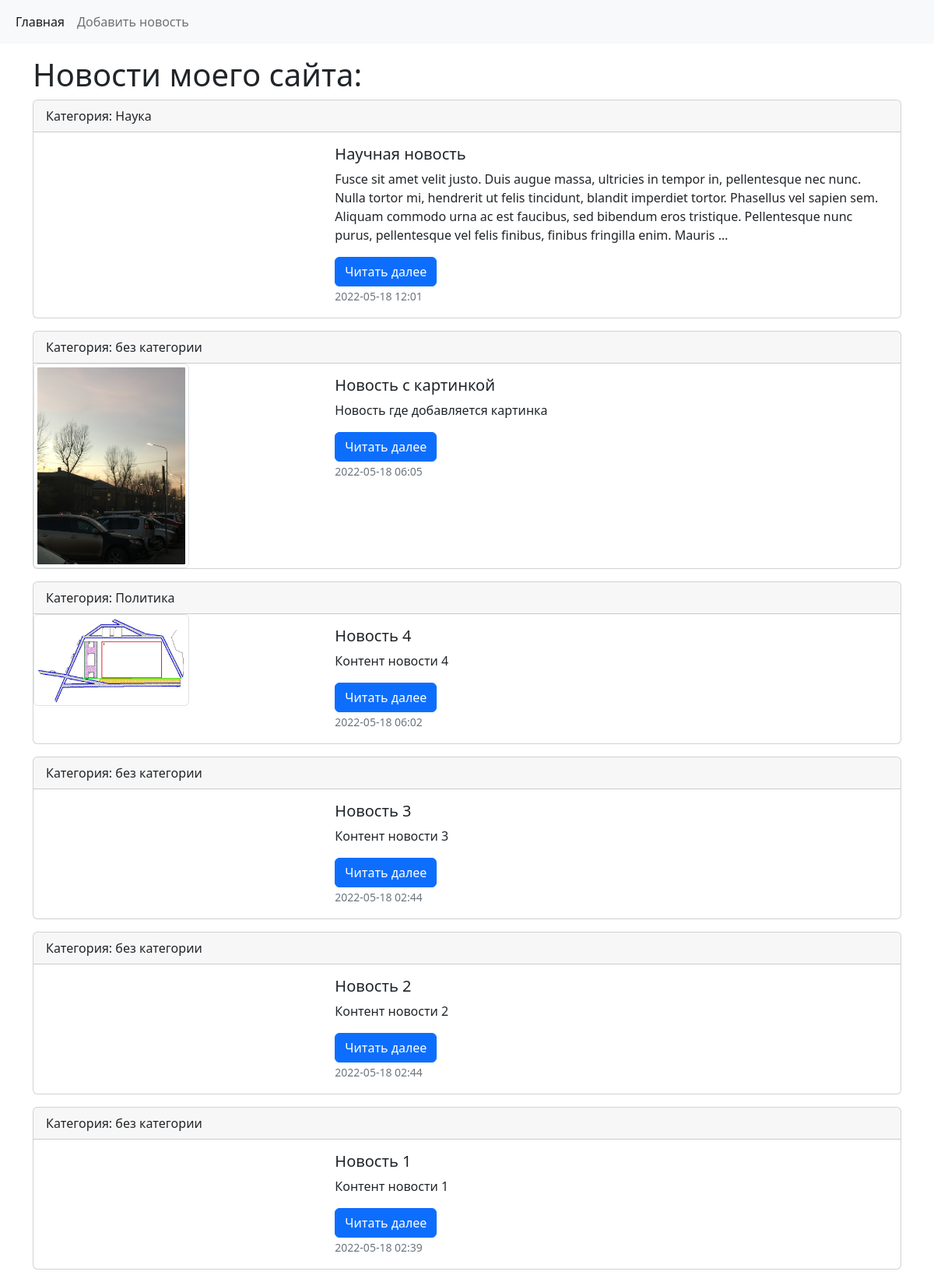
The page / on the database its author committed.
### news/models.py (models this page shows, shortened)
class News(models.Model):
    title = models.CharField(max_length=150, verbose_name='Наименование')
    content = models.TextField(blank=True, verbose_name='Конетент')
    created_at = models.DateTimeField(auto_now_add=True, verbose_name='Дата загрузки')
    updated_at = models.DateTimeField(auto_now=True, verbose_name='Обновлено')
    photo = models.ImageField(upload_to='photo/%Y/%m/%d/', verbose_name='Фото', blank=True)
    is_published = models.BooleanField(default=True, verbose_name='Опубликовано')
    category = models.ForeignKey('Category', on_delete=models.PROTECT, null=True, verbose_name='Категория')
    class Meta:
        verbose_name = 'Новость'
        verbose_name_plural = 'Новости'
        ordering = ['-created_at']

class Category(models.Model):
    title = models.CharField(max_length=150, db_index=True, verbose_name='Наименование категории')
    def __str__(self):
        return self.title
    class Meta:
        verbose_name = 'Категория'
        verbose_name_plural = 'Категории'
        ordering = ['title']

### news/views.py (the view)
# urls.py: path('', views.index, name='home'),
def index(request):
    title = 'Новости моего сайта'
    news = News.objects.all()[:11]
    categories = Category.objects.all()
    context = {
        'news': news,
        'title': title,
        'categories': categories,
    }
    response = render(request, 'news/index.html', context)
    return response

### news/templates/news/index.html (shortened to what this page needs)
<!doctype html>
<html lang="ru">
<head>
    <link href="https://cdn.jsdelivr.net/npm/bootstrap@5.2.0-beta1/dist/css/bootstrap.min.css" rel="stylesheet">
</head>
<body>
<nav class="navbar navbar-expand-lg bg-light">
    <div class="container-fluid">
        <div class="collapse navbar-collapse" id="navbarNav">
            <ul class="navbar-nav">
                <li class="nav-item">
                    <a class="nav-link active" aria-current="page" href="#">Главная</a>
                </li>
                <li class="nav-item">
                    <a class="nav-link" href="#">Добавить новость</a>
                </li>
            </ul>
        </div>
    </div>
</nav>
<div class="container mt-3">
    <h1>{{ title }}:</h1>
    {% for item in news %}
    <div class="card mb-3">
        <div class="card-header">
            Категория: {{ item.category | default_if_none:'без категории' }}
        </div>
        <div class="row g-0">
            <div class="col-md-4">
                {% if item.photo %}
                <img src="{{ item.photo.url }}" alt="--" width="200px" height="150px" class="img-thumbnail rounded-mx-auto">
                {% endif %}
            </div>
            <div class="col-md-8">
                <div class="card-body">
                    <h5 class="card-title">{{ item.title }}</h5>
                    <p class="card-text">{{ item.content | linebreaksbr | truncatewords:50 }}</p>
                    <a href="/" class="btn btn-primary">Читать далее</a>
                    <p class="card-text"><small class="text-muted">{{ item.created_at | date:"Y-m-d H:i" }}</small></p>
                </div>
            </div>
        </div>
    </div>
    {% endfor %}
</div>
</body>
</html>

### rows shown on the page
News: category "Наука", title "Научная новость", content "Fusce sit amet velit justo. Duis augue massa, ultricies in tempor in, pellentesque nec nunc. Nulla tortor mi, hendrerit ut felis tincidunt, blandit imperdiet tortor. Phasellus vel sapien sem. Aliquam commodo urna ac est faucibus, sed bibendum eros tristique. Pellentesque nunc purus, pellentesque vel felis finibus, finibus fringilla enim. Mauris …", created_at "2022-05-18 12:01"
News: category "без категории", photo (picture), title "Новость с картинкой", content "Новость где добавляется картинка", created_at "2022-05-18 06:05"
News: category "Политика", photo (picture), title "Новость 4", content "Контент новости 4", created_at "2022-05-18 06:02"
News: category "без категории", title "Новость 3", content "Контент новости 3", created_at "2022-05-18 02:44"
News: category "без категории", title "Новость 2", content "Контент новости 2", created_at "2022-05-18 02:44"
News: category "без категории", title "Новость 1", content "Контент новости 1", created_at "2022-05-18 02:39"

### other values the page prints
{{ title }} "Новости моего сайта"
